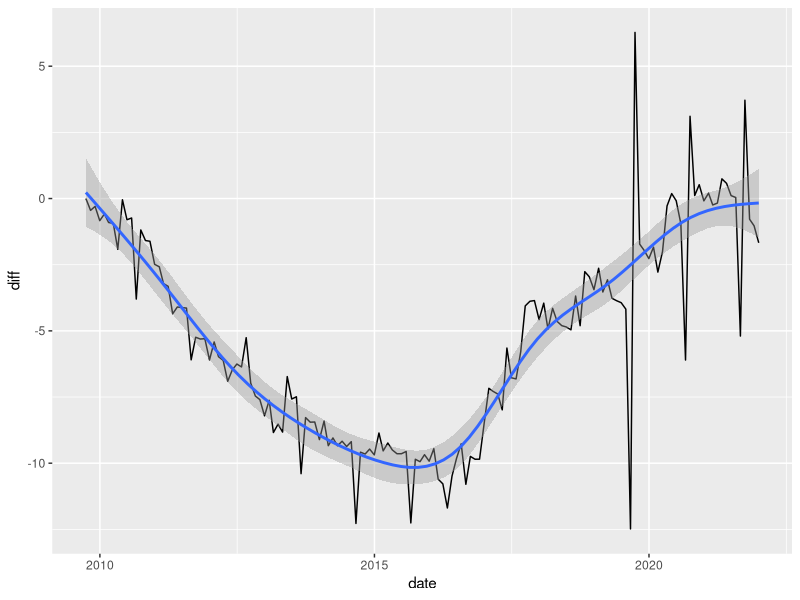
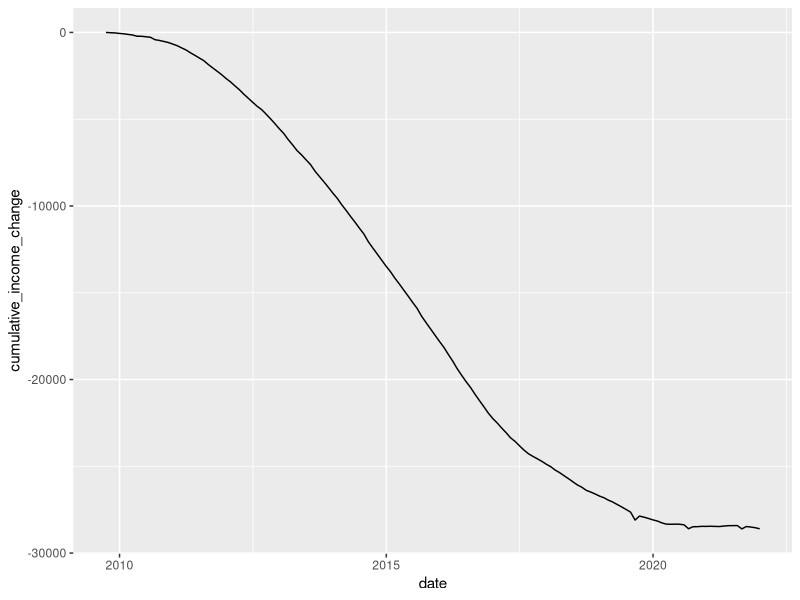
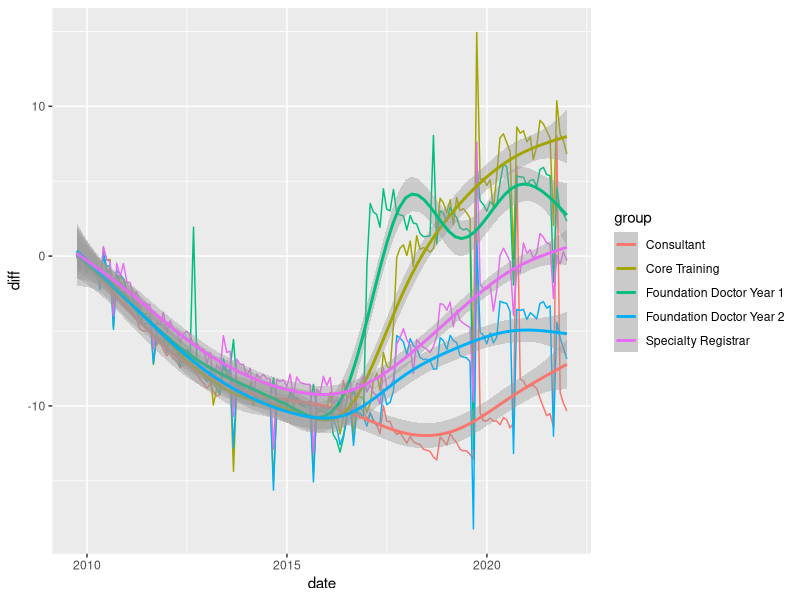

Generate these figures, in order, with R:
#I used this to test my income vs inflation script prior to implementing it into my project


#Loading all necessary libraries
library(tidyverse)
library(here)

#Extracting required data into data frame
mean_salary_change_df <- read_csv(here("data","refined","mean_salary_change.csv"))
cpih_df <- read_csv(here("data","refined","cpih_data.csv"))
salary_change_df <- read_csv(here("data","refined","salary_change.csv"))

#Removing useless columns in all dfs
mean_salary_change_df <- mean_salary_change_df[,-1]
cpih_df <- cpih_df[,-1]
salary_change_df <- salary_change_df[,-1]

#Reformatting cpih so that the index starts at 0, to match salary change dfs
for (i in c(1:nrow(cpih_df))){
  cpih_df$cpih[i] <- as.numeric(cpih_df[i,2]-100)
}

#Creating a cpih df to be compatible with all groups of salary_change_df
for (i in c(1:5)){
  if (i==1){
    cpih_all_groups <- cpih_df
  }
  else{
    cpih_all_groups <- rbind(cpih_all_groups,cpih_df)
  }
}


#First project will be to compare mean data with cpih data

#Merging mean data and cpih data & removing superfluous date column
cpih_vs_mean_salary <- cbind(mean_salary_change_df,cpih_df)
cpih_vs_mean_salary <- cpih_vs_mean_salary[,-3]

#Calculating difference between cpih and mean salary change
cpih_vs_mean_salary$diff <- cpih_vs_mean_salary$mean_salary_change-cpih_vs_mean_salary$cpih

#Plotting the difference
p_mean_diff <- ggplot(cpih_vs_mean_salary,aes(x=date,y=diff))

p_mean_diff+geom_line()+geom_smooth(method="gam")






#Calculating effective money gained/lost from beginning to end of time sequence

#The comparison income will be the mean income per month of all doctors
mean_income <- mean(salary_change_df$amount)

#Altering cpih_vs_mean_salary to include a column with cumulative income change
for (i in c(1:nrow(cpih_vs_mean_salary))){
  if (i==1){
    cpih_vs_mean_salary$cumulative_income_change[1] <- 0 #set baseline
  }
  else{
    cpih_vs_mean_salary$cumulative_income_change[i] <- 
      (mean_income*(cpih_vs_mean_salary$diff[i]/100))+
      cpih_vs_mean_salary$cumulative_income_change[i-1]
  }
}

#Plotting the above
p_cumulative <- ggplot(cpih_vs_mean_salary,aes(x=date,y=cumulative_income_change))

p_cumulative+geom_line()


#Data can be changed to represent cumulative income lost due to inflation




mean_income_end <- mean_income

for (i in c(1:nrow(cpih_vs_mean_salary))){
  mean_income_end <- (mean_income*(cpih_vs_mean_salary$diff[i]/100))+
    mean_income_end
  print(mean_income_end)
}





#Second project is to compare each doctor group with cpih data

#Merging all groups data and cpih data & removing superfluous date column
cpih_vs_salary <- cbind(salary_change_df,cpih_all_groups)
cpih_vs_salary <- cpih_vs_salary[,-5]

#Calculating difference between cpih and mean salary change
cpih_vs_salary$diff <- cpih_vs_salary$change-cpih_vs_salary$cpih

#Plotting the difference
p_diff <- ggplot(cpih_vs_salary,aes(x=date,y=diff,color=group))

p_diff+geom_line()+geom_smooth(method="gam")
